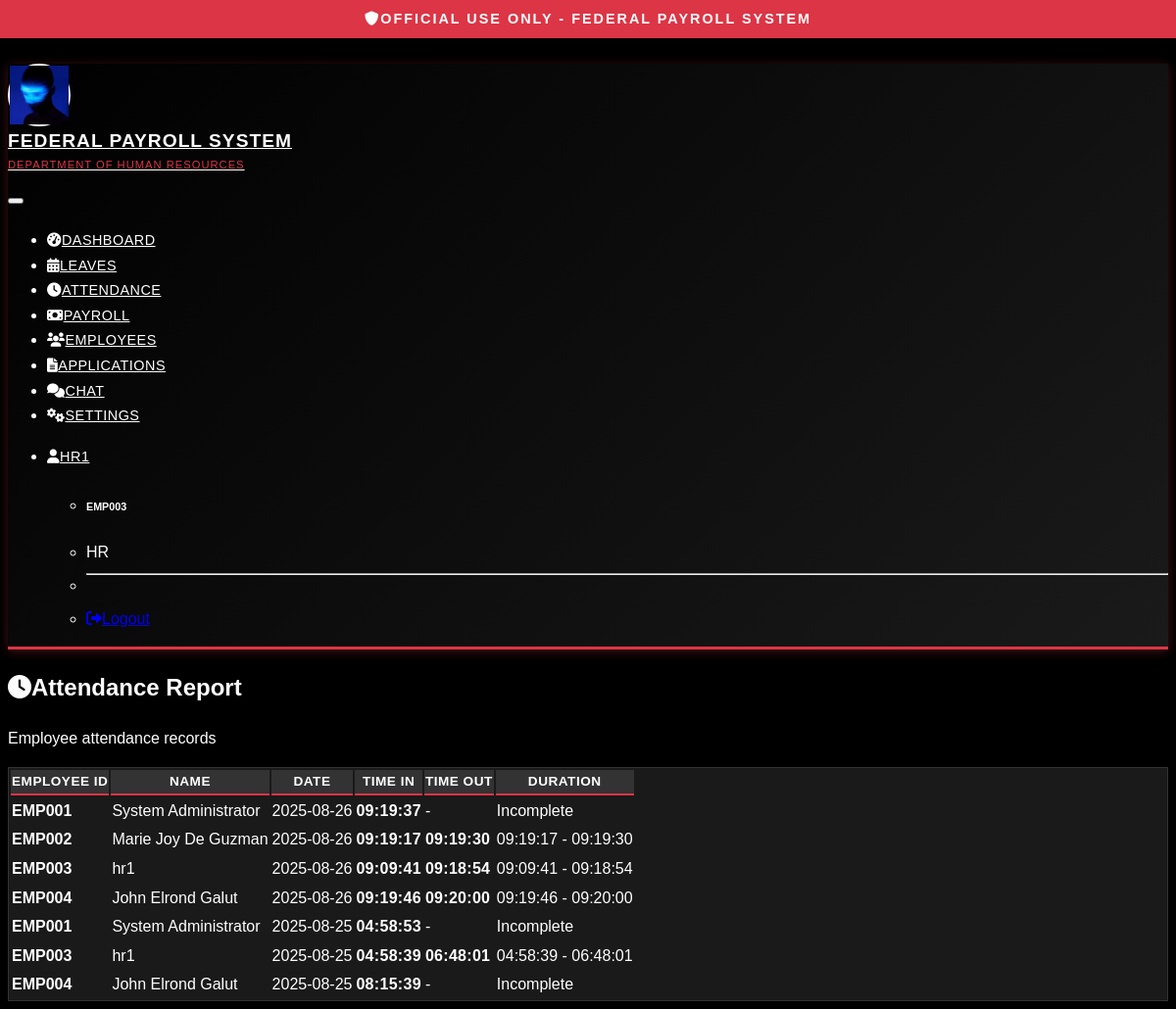
Screenshot of /hr/attendance_report (signed in) with the database file from the repository.
### tables this page shows
CREATE TABLE settings(
        id INTEGER PRIMARY KEY AUTOINCREMENT,
        setting_name TEXT UNIQUE,
        setting_value TEXT,
        description TEXT,
        updated_by INTEGER,
        updated_at TIMESTAMP DEFAULT CURRENT_TIMESTAMP,
        FOREIGN KEY(updated_by) REFERENCES employees(id)
    );

CREATE TABLE employees(
        id INTEGER PRIMARY KEY AUTOINCREMENT,
        employee_id TEXT UNIQUE,           -- e.g., EMP001
        username TEXT UNIQUE,
        password TEXT,
        name TEXT,
        department TEXT,
        position TEXT,
        salary_rate REAL DEFAULT 0,        -- daily rate
        role TEXT CHECK(role IN ('Admin','HR','Employee')),
        status TEXT DEFAULT 'Active',
        profile_picture TEXT               -- store file path
    , nfc_id TEXT, qr_code_path TEXT);

CREATE TABLE attendance(
        id INTEGER PRIMARY KEY AUTOINCREMENT,
        employee_ref INTEGER,              -- FK to employees.id
        date TEXT,                         -- YYYY-MM-DD
        time_in TEXT,                      -- HH:MM:SS
        time_out TEXT,                     -- HH:MM:SS
        FOREIGN KEY(employee_ref) REFERENCES employees(id)
    );

### routes/hr.py (the view)
@hr_bp.route('/attendance_report')
@login_required
@role_required('HR')
def attendance_report():
    conn = get_db_connection()
    attendance_records = conn.execute('''
        SELECT e.employee_id, e.name, a.date, a.time_in, a.time_out
        FROM attendance a JOIN employees e ON e.id = a.employee_ref
        ORDER BY a.date DESC, e.employee_id
        LIMIT 100
    ''').fetchall()
    conn.close()
    return render_template('hr/attendance_report.html', attendance_records=attendance_records)

### app.py (called while the page is built)
@app.before_request
def load_global_context():
    if session.get('user_id'):
        conn = database.get_db_connection()
        try:
            logo_setting = conn.execute("SELECT setting_value FROM settings WHERE setting_name = 'system_logo'").fetchone()
            g.current_logo = logo_setting['setting_value'] if logo_setting else None
        except:
            g.current_logo = None
        finally:
            conn.close()
    else:
        g.current_logo = None

@app.context_processor
def inject_global_context():
    return dict(current_logo=g.current_logo)

### auth.py (called while the page is built, shortened)
def login_required(f):
    @wraps(f)
    def decorated_function(*args, **kwargs):
        if 'user_id' not in session:
            return redirect(url_for('auth.login'))
        if 'login_time' in session:
            login_time = datetime.fromisoformat(session['login_time'])
            if datetime.now() - login_time > timedelta(hours=8):
                log_security_event('SESSION_TIMEOUT', session['user_id'], request.remote_addr, "Session timed out")
                session.clear()
                flash('Your session has expired. Please log in again.', 'warning')
                return redirect(url_for('auth.login'))
        return f(*args, **kwargs)
    return decorated_function

def role_required(role):
    def decorator(f):
        @wraps(f)
        def decorated_function(*args, **kwargs):
            if 'user_id' not in session:
                return redirect(url_for('auth.login'))
            user_role = session.get('role')
            if user_role in ['Admin', 'HR']:
                return f(*args, **kwargs)
        return decorated_function
    return decorator

### database.py (called while the page is built)
def get_db_connection():
    conn = sqlite3.connect(DB_NAME)
    conn.row_factory = sqlite3.Row
    return conn

### templates/hr/attendance_report.html (shortened to what this page needs)
{% extends "base.html" %}
{% block content %}
<div class="row">
    <div class="col-12">
        <h2><i class="fas fa-clock me-2"></i>Attendance Report</h2>
        <p class="text-muted">Employee attendance records</p>
    </div>
</div>
<div class="row">
    <div class="col-12">
        <div class="card">
            <div class="card-body">
                {% if attendance_records %}
                <div class="table-responsive">
                    <table class="table table-hover">
                        <thead>
                            <tr>
                                <th>Employee ID</th>
                                <th>Name</th>
                                <th>Date</th>
                                <th>Time In</th>
                                <th>Time Out</th>
                                <th>Duration</th>
                            </tr>
                        </thead>
                        <tbody>
                            {% for record in attendance_records %}
                            <tr>
                                <td><strong>{{ record.employee_id }}</strong></td>
                                <td>{{ record.name }}</td>
                                <td>{{ record.date }}</td>
                                <td>
                                    {% if record.time_in %}
                                        <span class="badge bg-success">{{ record.time_in }}</span>
                                    {% else %}
                                        <span class="text-muted">-</span>
                                    {% endif %}
                                </td>
                                <td>
                                    {% if record.time_out %}
                                        <span class="badge bg-danger">{{ record.time_out }}</span>
                                    {% else %}
                                        <span class="text-muted">-</span>
                                    {% endif %}
                                </td>
                                <td>
                                    {% if record.time_in and record.time_out %}
                                        <span class="text-muted">{{ record.time_in }} - {{ record.time_out }}</span>
                                    {% else %}
                                        <span class="text-muted">Incomplete</span>
                                    {% endif %}
                                </td>
                            </tr>
                            {% endfor %}
                        </tbody>
                    </table>
                </div>
                {% else %}
                <div class="text-center py-5">
                    <i class="fas fa-clock fa-3x text-muted mb-3"></i>
                    <h5 class="text-muted">No attendance records found</h5>
                </div>
                {% endif %}
            </div>
        </div>
    </div>
</div>
{% endblock %}

### templates/base.html (shortened to what this page needs)
<!DOCTYPE html>
<html lang="en" data-bs-theme="dark">
<head>
    <link href="https://cdn.replit.com/agent/bootstrap-agent-dark-theme.min.css" rel="stylesheet">
    <link href="https://cdnjs.cloudflare.com/ajax/libs/font-awesome/6.0.0/css/all.min.css" rel="stylesheet">
    <link href="{{ url_for('static', filename='css/government-style.css') }}" rel="stylesheet">
</head>
<body>
    <div class="classification-banner">
        <i class="fas fa-shield-alt me-2"></i>OFFICIAL USE ONLY - FEDERAL PAYROLL SYSTEM
    </div>
    {% if session.user_id %}
    <nav class="navbar navbar-expand-lg government-header main-content-with-banner">
        <div class="container">
            <a class="navbar-brand d-flex align-items-center" href="{{ url_for('index') }}">
                <div class="government-seal">
                    {% if current_logo %}
                        <img src="{{ url_for('static', filename='images/' + current_logo) }}"
                             alt="System Logo"
                             class="rounded-circle"
                             style="width: 100%; height: 100%; object-fit: cover;">
                    {% else %}
                        <i class="fas fa-shield-alt"></i>
                    {% endif %}
                </div>
                <div>
                    <div style="font-size: 1.2rem; font-weight: 700;">Federal Payroll System</div>
                    <div style="font-size: 0.7rem; color: var(--gov-red); font-weight: 500;">Department of Human Resources</div>
                </div>
            </a>
            <button class="navbar-toggler" type="button" data-bs-toggle="collapse" data-bs-target="#navbarNav">
            </button>
            <div class="collapse navbar-collapse" id="navbarNav">
                <ul class="navbar-nav me-auto">
                    {% if session.role == 'Admin' %}
                        <li class="nav-item">
                            <a class="nav-link" href="{{ url_for('admin.dashboard') }}">
                                <i class="fas fa-tachometer-alt me-1"></i>Dashboard
                            </a>
                        </li>
                        <li class="nav-item">
                            <a class="nav-link" href="{{ url_for('admin.list_employees') }}">
                                <i class="fas fa-users me-1"></i>Employees
                            </a>
                        </li>
                        <li class="nav-item">
                            <a class="nav-link" href="{{ url_for('admin.payroll') }}">
                                <i class="fas fa-money-bill me-1"></i>Payroll
                            </a>
                        </li>
                        <li class="nav-item">
                            <a class="nav-link" href="{{ url_for('applications.manage_applications') }}">
                                <i class="fas fa-file-alt me-1"></i>Applications
                            </a>
                        </li>
                        <li class="nav-item">
                            <a class="nav-link" href="{{ url_for('chat.chat_dashboard') }}">
                                <i class="fas fa-comments me-1"></i>Chat
                            </a>
                        </li>
                        <li class="nav-item">
                            <a class="nav-link" href="{{ url_for('settings.settings') }}">
                                <i class="fas fa-cogs me-1"></i>Settings
                            </a>
                        </li>
                    {% elif session.role == 'HR' %}
                        <li class="nav-item">
                            <a class="nav-link" href="{{ url_for('hr.dashboard') }}">
                                <i class="fas fa-tachometer-alt me-1"></i>Dashboard
                            </a>
                        </li>
                        <li class="nav-item">
                            <a class="nav-link" href="{{ url_for('hr.manage_leaves') }}">
                                <i class="fas fa-calendar-alt me-1"></i>Leaves
                            </a>
                        </li>
                        <li class="nav-item">
                            <a class="nav-link" href="{{ url_for('hr.attendance_report') }}">
                                <i class="fas fa-clock me-1"></i>Attendance
                            </a>
                        </li>
                        <li class="nav-item">
                            <a class="nav-link" href="{{ url_for('hr.payroll_report') }}">
                                <i class="fas fa-money-bill me-1"></i>Payroll
                            </a>
                        </li>
                        <li class="nav-item">
                            <a class="nav-link" href="{{ url_for('hr.list_employees') }}">
                                <i class="fas fa-users me-1"></i>Employees
                            </a>
                        </li>
                        <li class="nav-item">
                            <a class="nav-link" href="{{ url_for('applications.manage_applications') }}">
                                <i class="fas fa-file-alt me-1"></i>Applications
                            </a>
                        </li>
                        <li class="nav-item">
                            <a class="nav-link" href="{{ url_for('chat.chat_dashboard') }}">
                                <i class="fas fa-comments me-1"></i>Chat
                            </a>
                        </li>
                        <li class="nav-item">
                            <a class="nav-link" href="{{ url_for('settings.settings') }}">
                                <i class="fas fa-cogs me-1"></i>Settings
                            </a>
                        </li>
                    {% endif %}
                </ul>
                <ul class="navbar-nav">
                    <li class="nav-item dropdown">
                        <a class="nav-link dropdown-toggle" href="#" role="button" data-bs-toggle="dropdown">
                            <i class="fas fa-user me-1"></i>{{ session.name }}
                        </a>
                        <ul class="dropdown-menu">
                            <li><h6 class="dropdown-header">{{ session.employee_id }}</h6></li>
                            <li><span class="dropdown-item-text">{{ session.role }}</span></li>
                            <li><hr class="dropdown-divider"></li>
                            <li><a class="dropdown-item" href="{{ url_for('auth.logout') }}">
                                <i class="fas fa-sign-out-alt me-1"></i>Logout
                            </a></li>
                        </ul>
                    </li>
                </ul>
            </div>
        </div>
    </nav>
    {% endif %}
    <main class="container my-4 {% if not session.user_id %}main-content-with-banner{% endif %}">
        {% block content %}{% endblock %}
    </main>
</body>
</html>

### static/css/government-style.css (style rules this page uses)
:root { --gov-black: #000000; --gov-white: #ffffff; --gov-red: #dc3545; --gov-gray-dark: #1a1a1a; --gov-gray-medium: #333333; --gov-gray-light: #666666; --gov-blue-dark: #0d1b2a; --gov-blue-accent: #1B4F72; }
body { font-family: 'Arial', 'Helvetica Neue', sans-serif; background-color: var(--gov-black); color: var(--gov-white); font-weight: 400; line-height: 1.6; }
.government-header { background: linear-gradient(135deg, var(--gov-black) 0%, var(--gov-gray-dark) 100%); border-bottom: 3px solid var(--gov-red); box-shadow: 0 2px 10px rgba(220, 53, 69, 0.3); }
.government-header .navbar-brand { font-weight: 700; font-size: 1.5rem; color: var(--gov-white) !important; text-transform: uppercase; letter-spacing: 1px; }
.government-header .nav-link { color: var(--gov-white) !important; font-weight: 500; text-transform: uppercase; font-size: 0.9rem; letter-spacing: 0.5px; border-radius: 0; transition: all 0.3s ease; }
.government-seal { width: 60px; height: 60px; background: radial-gradient(circle, var(--gov-red) 0%, var(--gov-gray-dark) 100%); border: 2px solid var(--gov-white); border-radius: 50%; display: flex; align-items: center; justify-content: center; margin-right: 15px; }
.card { background-color: var(--gov-gray-dark); border: 1px solid var(--gov-gray-medium); border-radius: 0; box-shadow: 0 4px 15px rgba(0, 0, 0, 0.5); }
.card-body { background-color: var(--gov-gray-dark); color: var(--gov-white); }
.table { --bs-table-bg: var(--gov-gray-dark); --bs-table-color: var(--gov-white); --bs-table-border-color: var(--gov-gray-medium); --bs-table-striped-bg: var(--gov-gray-medium); --bs-table-hover-bg: var(--gov-gray-medium); }
.table thead th { background-color: var(--gov-gray-medium); border-bottom: 2px solid var(--gov-red); color: var(--gov-white); font-weight: 700; text-transform: uppercase; letter-spacing: 0.5px; font-size: 0.85rem; }
.badge { font-weight: 600; text-transform: uppercase; letter-spacing: 0.3px; border-radius: 0; }
.classification-banner { background-color: var(--gov-red); color: var(--gov-white); text-align: center; padding: 8px; font-weight: 700; text-transform: uppercase; letter-spacing: 2px; font-size: 0.9rem; position: fixed; top: 0; left: 0; right: 0; z-index: 1050; }
.main-content-with-banner { margin-top: 65px; }

### rows the page displays
settings: setting_value (picture)
employees: employee_id "EMP003"
attendance: employee_id "EMP001", name "System Administrator", date "2025-08-26", time_in "09:19:37", shows "Incomplete"
attendance: employee_id "EMP002", name "Marie Joy De Guzman", date "2025-08-26", time_in "09:19:17", time_out "09:19:30"
attendance: employee_id "EMP003", name "hr1", date "2025-08-26", time_in "09:09:41", time_out "09:18:54"
attendance: employee_id "EMP004", name "John Elrond Galut", date "2025-08-26", time_in "09:19:46", time_out "09:20:00"
attendance: employee_id "EMP001", name "System Administrator", date "2025-08-25", time_in "04:58:53", shows "Incomplete"
attendance: employee_id "EMP003", name "hr1", date "2025-08-25", time_in "04:58:39", time_out "06:48:01"
attendance: employee_id "EMP004", name "John Elrond Galut", date "2025-08-25", time_in "08:15:39", shows "Incomplete"

### other values shown
{{ session.name }} "HR1"
{{ session.role }} "HR"
